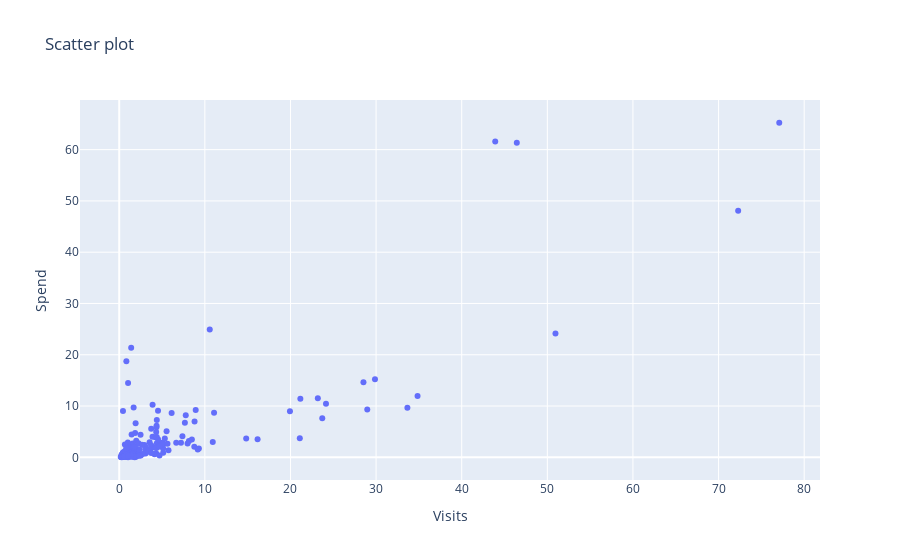
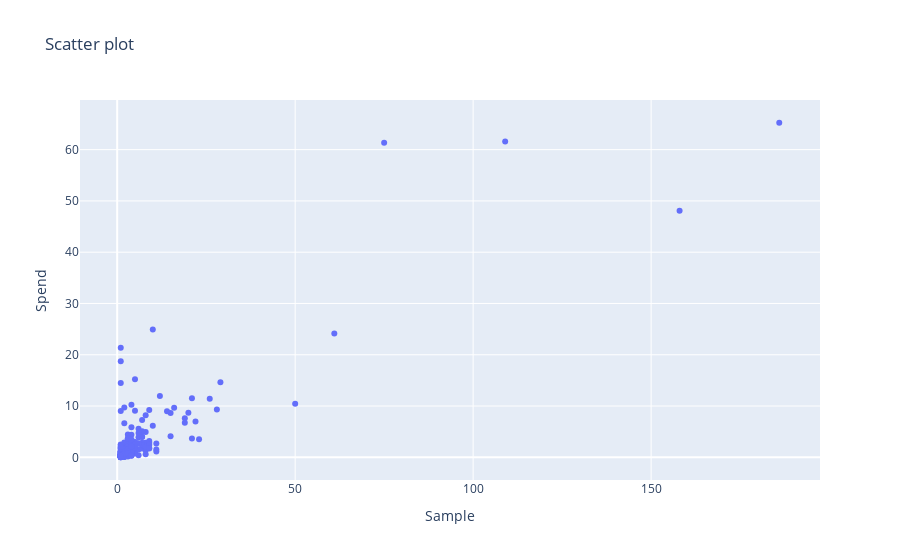
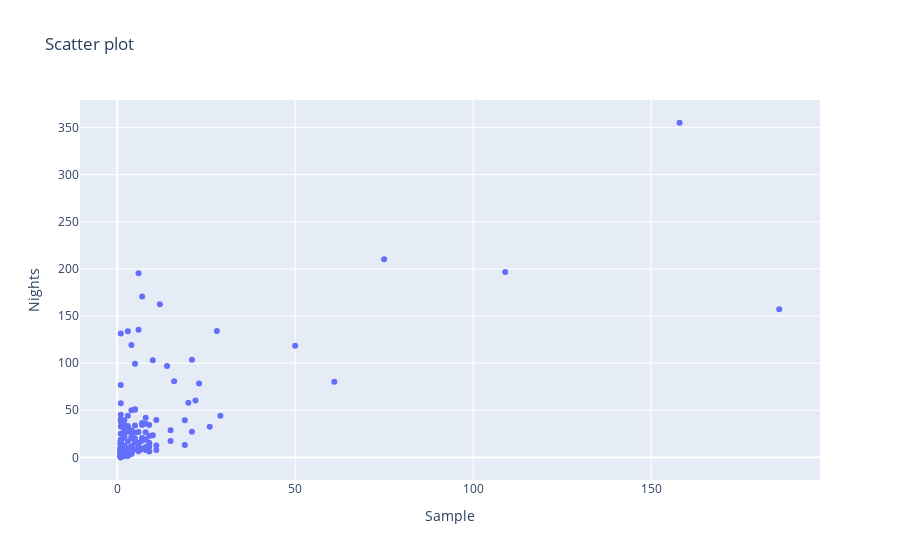

Notebook source saved alongside these figures, in order:
### Markdown cell above
# Interactive Plots with Widgets

### Code cell
@interact
def scatter_plot(x=list(df.select_dtypes('number').columns),
y=list(df.select_dtypes('number').columns)[1:]):

# trace
    trace = [go.Scatter(x=df[x], y=df[y], mode='markers')]

# layout
    layout = go.Layout(
        title = 'Scatter plot', # Graph title
        xaxis = dict(title = x.title()), # x-axis label
        yaxis = dict(title = y.title()), # y-axis label
        hovermode ='closest' # handles multiple points landing on the same vertical
    )

# fig
    fig = go.Figure(trace, layout)
    fig.show()

### Figure 1 — Plotly figure (JSON) as saved in the notebook; plotly's stock layout.template omitted (floating-point values rounded to 4 significant figures; data arrays with more than 128 entries replaced by an {"elided": "..."} marker saying what was removed)
{"data": [{"mode": "markers", "type": "scatter", "x": {"elided": "200 float values"}, "y": {"elided": "200 float values"}}], "layout": {"hovermode": "closest", "title": {"text": "Scatter plot"}, "xaxis": {"title": {"text": "Visits"}}, "yaxis": {"title": {"text": "Spend"}}}}

### Figure 2 — Plotly figure (JSON) as saved in the notebook; plotly's stock layout.template omitted (floating-point values rounded to 4 significant figures; data arrays with more than 128 entries replaced by an {"elided": "..."} marker saying what was removed)
{"data": [{"mode": "markers", "type": "scatter", "x": {"elided": "200 int values"}, "y": {"elided": "200 float values"}}], "layout": {"hovermode": "closest", "title": {"text": "Scatter plot"}, "xaxis": {"title": {"text": "Sample"}}, "yaxis": {"title": {"text": "Spend"}}}}

### Figure 3 — Plotly figure (JSON) as saved in the notebook; plotly's stock layout.template omitted (floating-point values rounded to 4 significant figures; data arrays with more than 128 entries replaced by an {"elided": "..."} marker saying what was removed)
{"data": [{"mode": "markers", "type": "scatter", "x": {"elided": "200 int values"}, "y": {"elided": "200 float values"}}], "layout": {"hovermode": "closest", "title": {"text": "Scatter plot"}, "xaxis": {"title": {"text": "Sample"}}, "yaxis": {"title": {"text": "Nights"}}}}
